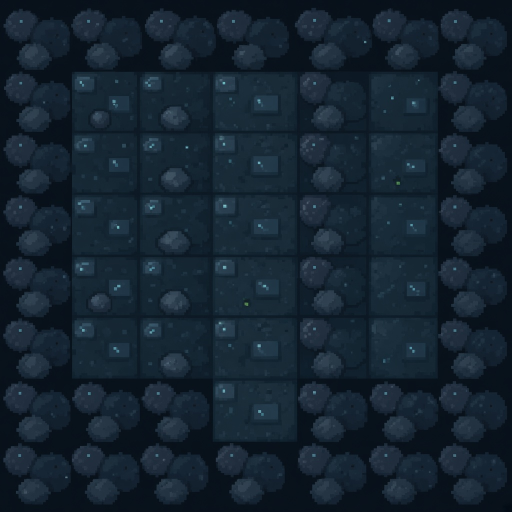
#> input picture tools/interiors/gen_src/grotto/grotto_floor_sheet.jpg, 1024 x 1024 px (shown at 1/2 size)
$ python assemble_grotto_gen.py
#> lines starting #> are read from the running program, lines starting #| are printed output that depends on the picture
#!/usr/bin/env python3
"""Pixelize Cursor-gen pond grotto sources into 32px tile overrides.

Reads tools/interiors/gen_src/grotto/*.jpg, writes:
  tools/interiors/gen_src/grotto/tiles/<id>.png
then pastes those ids into assets/images/interiors/tileset.png.

Run before build_rooms.py (with assemble_cabin_gen.py) so grotto art stays Cursor-gen.
"""
from __future__ import annotations

import sys
from pathlib import Path

from PIL import Image

ROOT = Path(__file__).resolve().parents[2]
GEN = Path(__file__).resolve().parent / "gen_src" / "grotto"
TILES = GEN / "tiles"
OUT_SHEET = ROOT / "assets" / "images" / "interiors" / "tileset.png"
sys.path.insert(0, str(ROOT / "tools"))
from pixelize_gen import pixelize  # noqa: E402

T = 32
COLS = 16

# Grotto tile ids (must match build_rooms.py)
CAVE, CAVE2 = 8, 9
POOL, MOSS_F = 10, 11
MAT_CAVE = 13
W_CAVE, W_DRIP = 23, 25
J_CAVE_L, J_CAVE_R = 32, 33
CRYSTAL, ROCK = 58, 59
FERN = 69


def opaque_tile(im: Image.Image, size: int = T) -> Image.Image:
    im = im.convert("RGBA")
    tmp = im.resize((size * 4, size * 4), Image.Resampling.LANCZOS)
    out = tmp.resize((size, size), Image.Resampling.NEAREST)
    px = out.load()
    for y in range(size):
        for x in range(size):
            r, g, b, a = px[x, y]
            if a < 255:
                px[x, y] = (r, g, b, 255)
    return out


# [32 lines left out: functions find_content_box, grid_cells, not called in this run]


def slice_floor(src: Path) -> dict[int, Image.Image]:
    raw = Image.open(src).convert("RGBA")
    side = min(raw.size)
#> side = 1024
    left = (raw.width - side) // 2
#> left = 0
    top = (raw.height - side) // 2
#> top = 0
    crop = raw.crop((left, top, left + side, top + side))
    grid = crop.resize((T * 4, T * 2), Image.Resampling.LANCZOS)
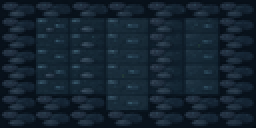
#> grid: PIL image 128x64 RGBA (shown 2 times larger); mean R, G, B, A 21, 35.7, 48.4, 255
    grid = grid.resize((T * 4, T * 2), Image.Resampling.NEAREST)
    a = grid.crop((0, 0, T, T))
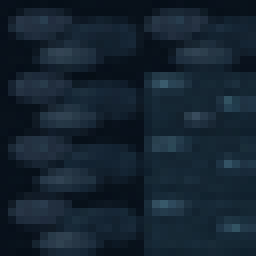
#> a: PIL image 32x32 RGBA (shown 8 times larger); mean R, G, B, A 20.8, 35.1, 47.7, 255
    b = grid.crop((T, 0, T * 2, T))
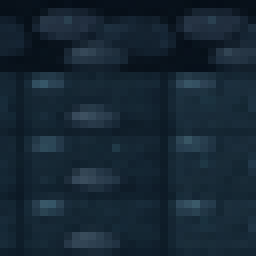
#> b: PIL image 32x32 RGBA (shown 8 times larger); mean R, G, B, A 22.3, 38.3, 51, 255
    return {CAVE: opaque_tile(a), CAVE2: opaque_tile(b)}


def slice_walls(src: Path) -> dict[int, Image.Image]:
    """grotto_wall_sheet is a 4×3 atlas: walls/drips, pool/moss, doorway."""
#> (the run stopped early here; a loop or call above may not have finished)
